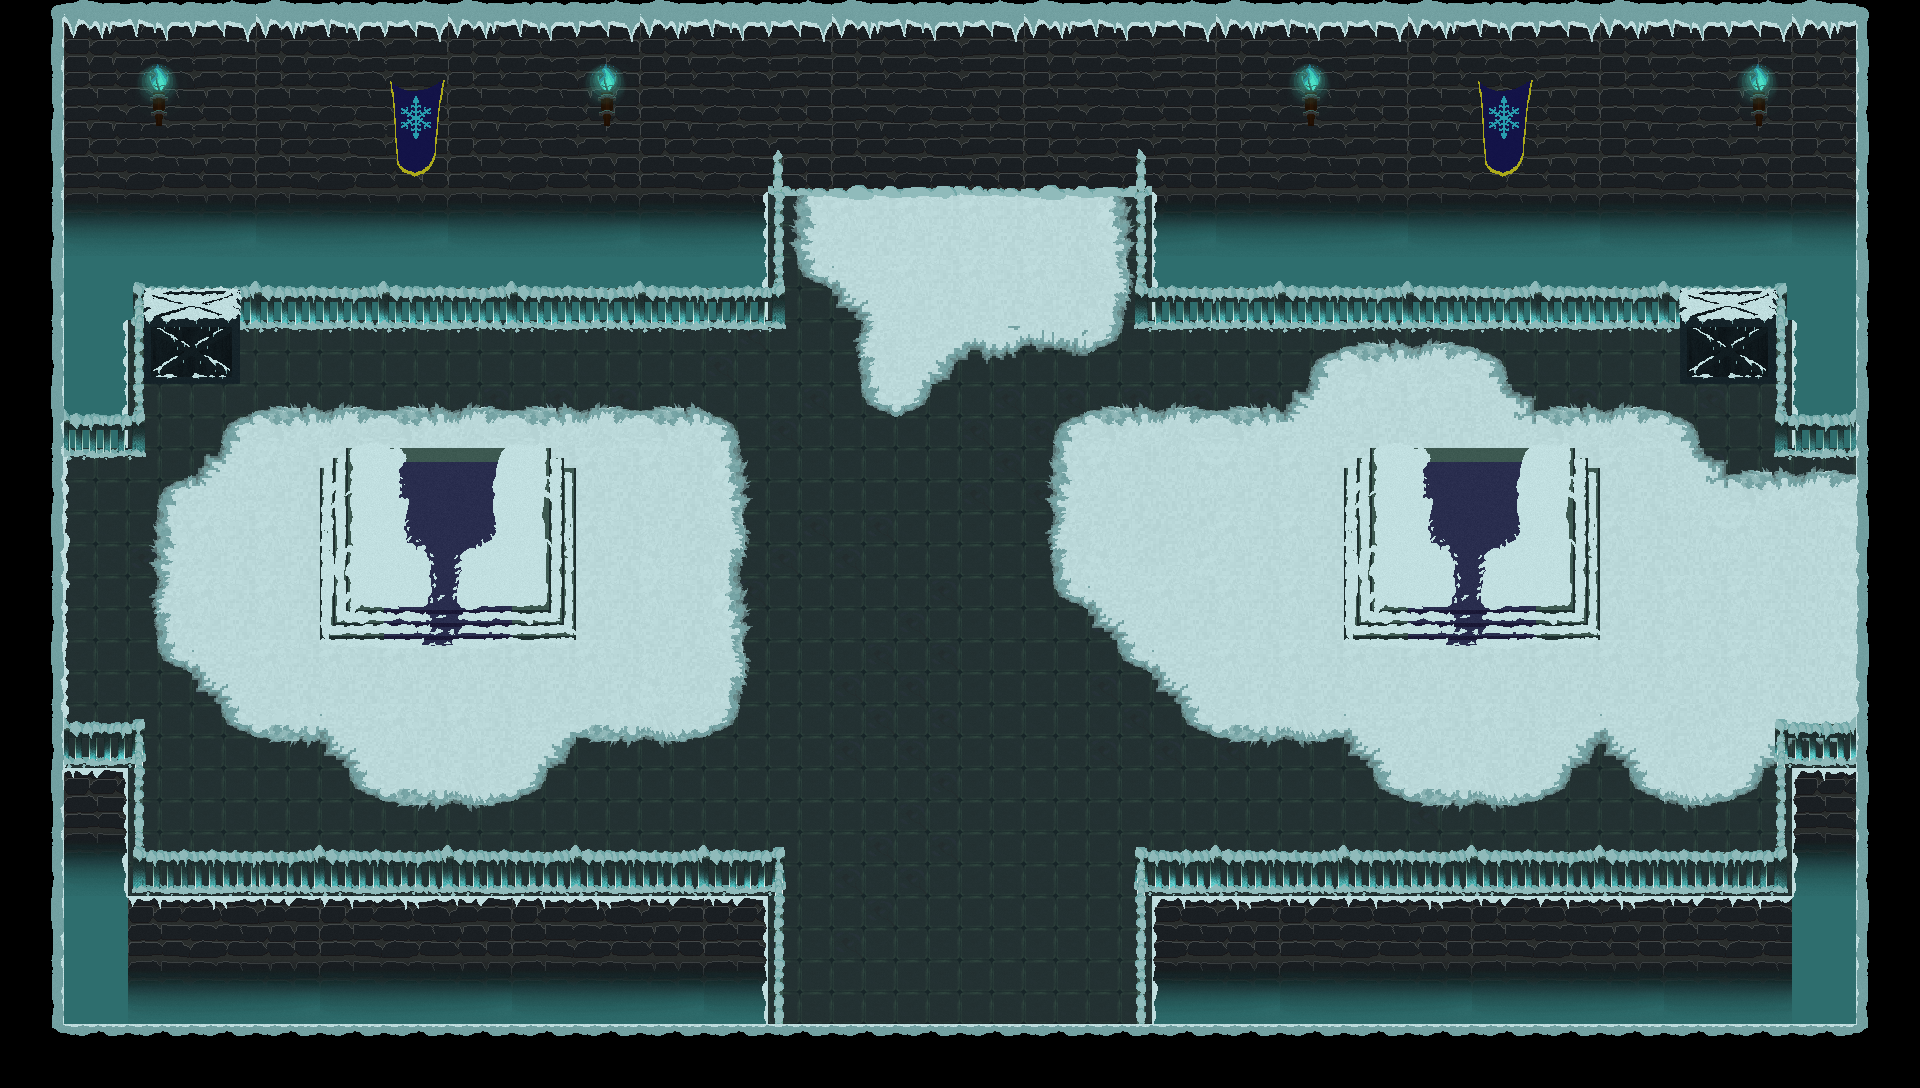

A level layout from a 2D game, rendered from its tile map. Below: a short description, then the map file with tile-grid data replaced by summaries:
An orthogonal 30x17 tile map with 64x64 px tiles, 6 tile layers (walls and floors, snow, shadows, fences background, ...), 2 tilesets and 19 objects.

<map version="1.2" tiledversion="1.3.3" orientation="orthogonal" renderorder="right-down" width="30" height="17" tilewidth="64" tileheight="64" infinite="0" nextlayerid="8" nextobjectid="22">
 <editorsettings>
  <export target="Map5.lua" format="lua" />
 </editorsettings>
 <tileset firstgid="1" source="template icetoria.tsx" />
 <tileset firstgid="481" source="../../../Graph/Thomas/assets test/assets dungeon/maps/template icetoria.tsx" />
 <layer id="1" name="walls and floors" width="30" height="17">
  <properties>
   <property name="background" type="bool" value="true" />
  </properties>
  <data>[510 cells, 510 non-empty, 24 distinct tile ids]</data>
 </layer>
 <layer id="3" name="snow" width="30" height="17">
  <properties>
   <property name="background" type="bool" value="true" />
  </properties>
  <data>[510 cells, 212 non-empty, 55 distinct tile ids]</data>
 </layer>
 <layer id="4" name="shadows" width="30" height="17">
  <properties>
   <property name="background" type="bool" value="true" />
  </properties>
  <data>[510 cells, 6 non-empty, 3 distinct tile ids]</data>
 </layer>
 <layer id="2" name="fences background" width="30" height="17">
  <properties>
   <property name="background" type="bool" value="true" />
  </properties>
  <data>[510 cells, 62 non-empty, 24 distinct tile ids]</data>
 </layer>
 <layer id="7" name="assets" width="30" height="17">
  <properties>
   <property name="background" type="bool" value="true" />
  </properties>
  <data>[510 cells, 56 non-empty, 27 distinct tile ids]</data>
 </layer>
 <layer id="5" name="fences foreground" width="30" height="17">
  <properties>
   <property name="foreground" type="bool" value="true" />
  </properties>
  <data>[510 cells, 26 non-empty, 9 distinct tile ids]</data>
 </layer>
 <objectgroup id="6" name="Calque d'objets 1">
  <object id="1" x="64" y="262" width="80" height="192">
   <properties>
    <property name="walk" type="bool" value="true" />
   </properties>
  </object>
  <object id="2" x="64" y="262" width="720" height="64">
   <properties>
    <property name="walk" type="bool" value="true" />
   </properties>
  </object>
  <object id="3" x="704" y="128" width="80" height="197">
   <properties>
    <property name="walk" type="bool" value="true" />
   </properties>
  </object>
  <object id="4" x="1136" y="128" width="80" height="197">
   <properties>
    <property name="walk" type="bool" value="true" />
   </properties>
  </object>
  <object id="7" x="1136" y="262" width="720" height="64">
   <properties>
    <property name="walk" type="bool" value="true" />
   </properties>
  </object>
  <object id="8" x="1775" y="262" width="81" height="192">
   <properties>
    <property name="walk" type="bool" value="true" />
   </properties>
  </object>
  <object id="9" x="1776" y="757" width="80" height="191">
   <properties>
    <property name="walk" type="bool" value="true" />
   </properties>
  </object>
  <object id="10" x="64" y="757" width="80" height="191">
   <properties>
    <property name="walk" type="bool" value="true" />
   </properties>
  </object>
  <object id="11" x="704" y="885" width="80" height="203">
   <properties>
    <property name="walk" type="bool" value="true" />
   </properties>
  </object>
  <object id="12" x="1136" y="885" width="80" height="203">
   <properties>
    <property name="walk" type="bool" value="true" />
   </properties>
  </object>
  <object id="13" x="1136" y="884" width="720" height="64">
   <properties>
    <property name="walk" type="bool" value="true" />
   </properties>
  </object>
  <object id="14" x="64" y="884" width="720" height="64">
   <properties>
    <property name="walk" type="bool" value="true" />
   </properties>
  </object>
  <object id="15" x="0" y="128" width="64" height="960">
   <properties>
    <property name="shoot" type="bool" value="true" />
    <property name="walk" type="bool" value="true" />
   </properties>
  </object>
  <object id="16" x="1856" y="128" width="64" height="960">
   <properties>
    <property name="shoot" type="bool" value="true" />
    <property name="walk" type="bool" value="true" />
   </properties>
  </object>
  <object id="17" x="64" y="64" width="1792" height="64">
   <properties>
    <property name="shoot" type="bool" value="true" />
   </properties>
  </object>
  <object id="18" x="64" y="1024" width="1792" height="64">
   <properties>
    <property name="shoot" type="bool" value="true" />
    <property name="walk" type="bool" value="true" />
   </properties>
  </object>
  <object id="19" x="144" y="320" width="96" height="64">
   <properties>
    <property name="walk" type="bool" value="true" />
   </properties>
  </object>
  <object id="20" x="1680" y="320" width="96" height="64">
   <properties>
    <property name="walk" type="bool" value="true" />
   </properties>
  </object>
  <object id="21" x="704" y="128" width="512" height="64">
   <properties>
    <property name="walk" type="bool" value="false" />
   </properties>
  </object>
 </objectgroup>
</map>